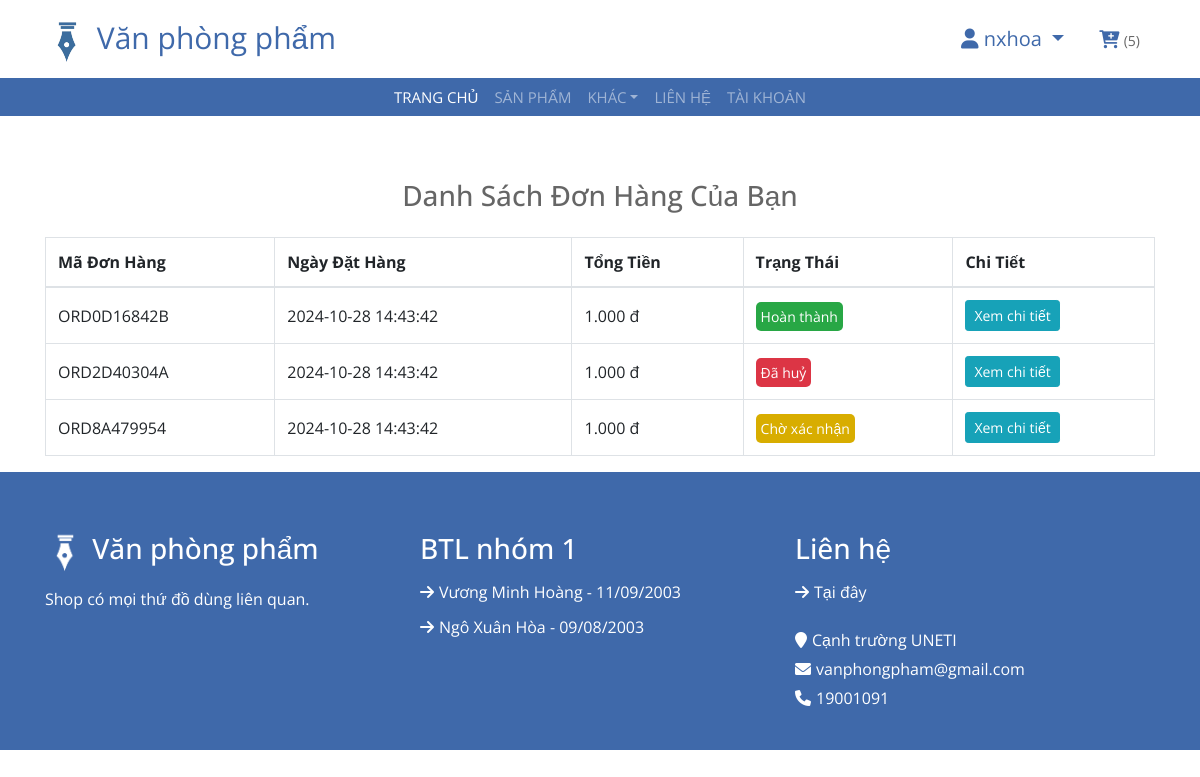
The app's page /don-hang (signed in), older data.
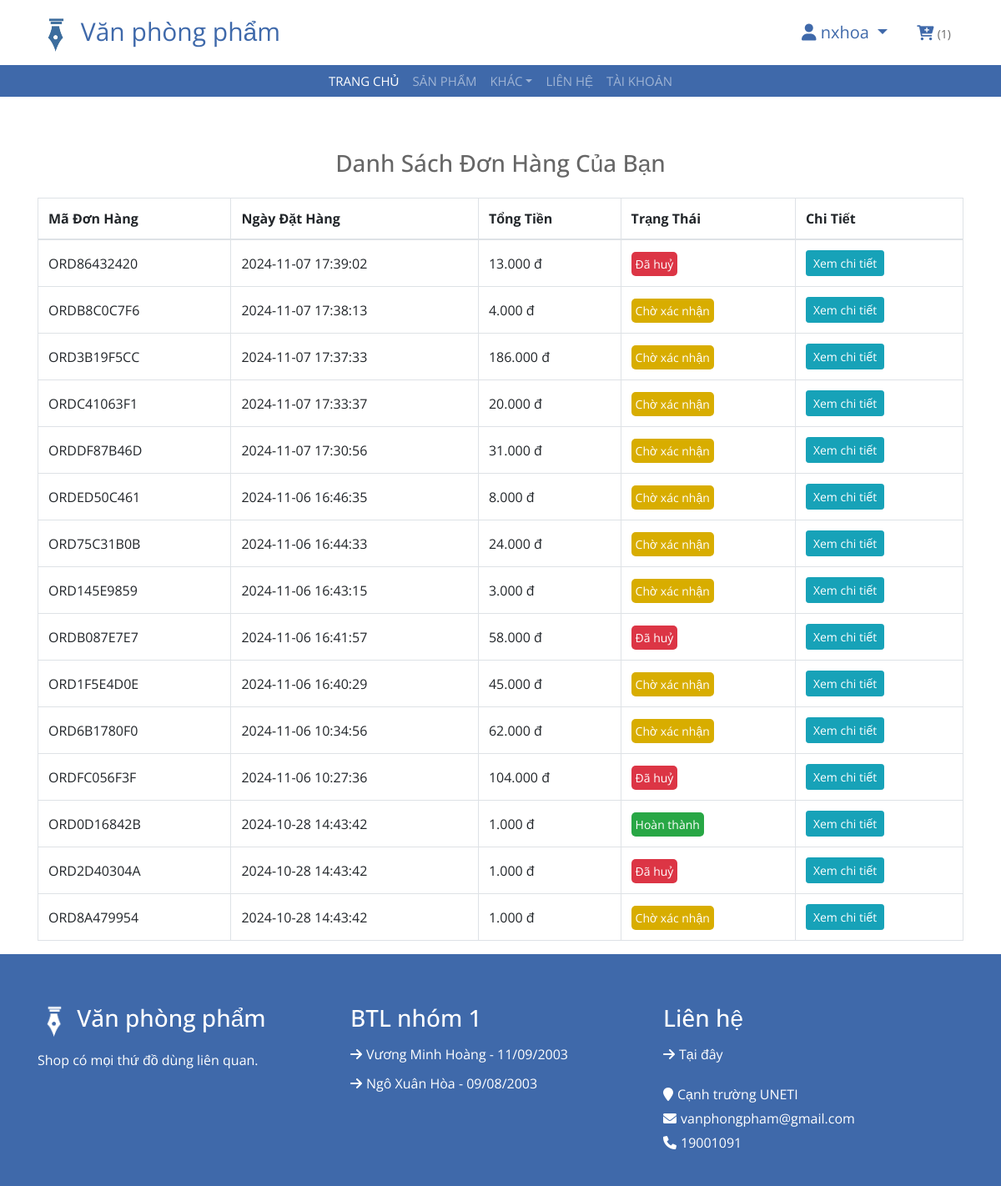
The same page, newer data.
### tables this page shows
CREATE TABLE `order` (
  `OrderCode` varchar(15) NOT NULL,
  `CustomerId` int(11) NOT NULL,
  `OrderDate` datetime NOT NULL,
  `TotalAmount` decimal(8,2) NOT NULL,
  `OrderStatus` varchar(255) NOT NULL COMMENT '"Pending", "Completed", "Cancelled"',
  `ShippingAddress` text DEFAULT NULL
);

### core/View.php (called while the page is built, shortened)
<?php
class View
{
    public function render($view, $data = [], $layout = 'layouts/main')
    {
        if (file_exists(_DIR_ROOT . "/app/views/" . $view . ".php")) {
            require _DIR_ROOT . "/app/views/" . $view . ".php";
        } else {
            die("View không tồn tại: " . $view);
        }
        require _DIR_ROOT . "/app/views/$layout.php";
    }
}

### core/Controller.php (called while the page is built, shortened)
<?php
class Controller
{
    protected $view;
    public function __construct()
    {
        $this->view = new View();
    }
    public function view($view, $data = [], $layout = 'layouts/main')
    {
        $this->view->render($view, $data, $layout);
    }
}

### app/controllers/CartController.php (called while the page is built, shortened)
<?php
class CartController extends Controller
{
    public function orders()
    {
        $params['breadcrumbs'] = $this->handelBreadCrumd();
        $userid =  $_SESSION['user']['ID'];
        $cartmodel = $this->model("Cart");
        $ordermodel = $this->model("Order");
        $params['totalcartitem'] = $cartmodel->CountCartItem($userid)[0]['totalcartitem'];
        $params['myorder'] = $ordermodel->GetOrdersByUserID($userid);
        $params['breadcrumbs'] = $this->handelBreadCrumd();
        $this->view('carts/order', $params, "layouts/_user");
    }
}

### index.php (called while the page is built, shortened)
<?php
$app = new App();

### core/Database.php (called while the page is built, shortened)
<?php
class Database
{
    private $connection;
    private function connect($host, $username, $password, $database, $port)
    {
        $this->connection = new mysqli($host, $username, $password, $database, $port);
    }
    public function select($query)
    {
        $result = $this->connection->query($query);
        $data = [];
        while ($row = $result->fetch_assoc()) {
            $data[] = $row;
        }
        return $data;
    }
}

### core/Model.php (called while the page is built, shortened)
<?php
require './core/Database.php';
class Model
{
    protected $db;
    public function __construct()
    {
        $this->db = new Database();
    }
    public function select($query)
    {
        return $this->db->select($query);
    }
}

### app/models/Order.php (called while the page is built, shortened)
<?php
class Order extends Model
{
    public function GetOrdersByUserID($userid)
    {
        $query = "SELECT * FROM `order` WHERE CustomerId = $userid ORDER BY OrderDate DESC";
        return $this->select($query);
    }
}

### app/views/carts/order.php (the view, shortened to what the changed rows need)
<div class="container mt-5">
    <table class="table table-bordered order-table">
        <thead>
            <tr>
                <th>Mã Đơn Hàng</th>
                <th>Ngày Đặt Hàng</th>
                <th>Tổng Tiền</th>
                <th>Trạng Thái</th>
                <th>Chi Tiết</th>
            </tr>
        </thead>
        <tbody>
            <?php
            if (isset($myorder)) {
                $statusMap = [
                    'Completed' => 'completed',
                    'Cancelled' => 'cancelled',
                    'Pending' => 'pending',
                ];
                $arrstatus = array(
                    "Pending" => "Chờ xác nhận",
                    "Cancelled" => "Đã huỷ",
                    "Completed" => "Hoàn thành",
                );
                foreach ($myorder as $mo) {
                    $status = $statusMap[$mo['OrderStatus']];
            ?>
                    <tr>
                        <td><?php echo $mo['OrderCode'] ?></td>
                        <td><?php echo $mo['OrderDate'] ?></td>
                        <td><?php echo number_format($mo['TotalAmount'], 0, ',', '.') . ' đ'  ?></td>
                        <td><span class="order-status <?php echo $status ?>"><?php echo $arrstatus[$mo['OrderStatus']] ?></span></td>
                        <td><a href="<?php echo _WEB_ROOT ?>/chi-tiet-don-hang?orderCode=<?php echo $mo['OrderCode'] ?>" class="btn btn-info btn-sm">Xem chi tiết</a></td>
                    </tr>
            <?php
                }
            } else {
                echo ("Không có đơn hàng nào nha!");
            }
            ?>
        </tbody>
    </table>
</div>

### app/views/layouts/header.php (shortened to what the changed rows need)
<header class="top-header">
	<div class="container">
		<div class="row align-items-center">
			<div class="col-md-6">
				<div class="user">
					<a class="cart" href="<?php echo _WEB_ROOT ?>/gio-hang">
						<i class="fa fa-cart-plus"></i>
						<span class="number_cart"><?php if (isset($_SESSION['username'])) {
														echo  "($totalcartitem)";
													} ?></span>
					</a>
				</div>
			</div>
		</div>
	</div>
</header>

Row changes from the older to the newer data that the page shows:
added order: OrderCode "ORD86432420", OrderDate "2024-11-07 17:39:02", TotalAmount "13.000", OrderStatus "Đã huỷ"
added order: OrderCode "ORDB8C0C7F6", OrderDate "2024-11-07 17:38:13", TotalAmount "4.000", OrderStatus "Chờ xác nhận"
added order: OrderCode "ORD3B19F5CC", OrderDate "2024-11-07 17:37:33", TotalAmount "186.000", OrderStatus "Chờ xác nhận"
added order: OrderCode "ORDC41063F1", OrderDate "2024-11-07 17:33:37", TotalAmount "20.000", OrderStatus "Chờ xác nhận"
added order: OrderCode "ORDDF87B46D", OrderDate "2024-11-07 17:30:56", TotalAmount "31.000", OrderStatus "Chờ xác nhận"
added order: OrderCode "ORDED50C461", OrderDate "2024-11-06 16:46:35", TotalAmount "8.000", OrderStatus "Chờ xác nhận"
added order: OrderCode "ORD75C31B0B", OrderDate "2024-11-06 16:44:33", TotalAmount "24.000", OrderStatus "Chờ xác nhận"
added order: OrderCode "ORD145E9859", OrderDate "2024-11-06 16:43:15", TotalAmount "3.000", OrderStatus "Chờ xác nhận"
added order: OrderCode "ORDB087E7E7", OrderDate "2024-11-06 16:41:57", TotalAmount "58.000", OrderStatus "Đã huỷ"
added order: OrderCode "ORD1F5E4D0E", OrderDate "2024-11-06 16:40:29", TotalAmount "45.000", OrderStatus "Chờ xác nhận"
added order: OrderCode "ORD6B1780F0", OrderDate "2024-11-06 10:34:56", TotalAmount "62.000", OrderStatus "Chờ xác nhận"
added order: OrderCode "ORDFC056F3F", OrderDate "2024-11-06 10:27:36", TotalAmount "104.000", OrderStatus "Đã huỷ"
Text that changed along with them:
$totalcartitem: "5" → "1"
